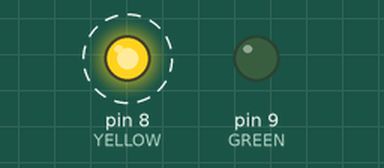
This sketch was run on a simulated Arduino Uno, built with avr-gcc and run on an emulated ATmega328P. On the bench: output pins drawn as LEDs (lit = HIGH). Dashed ring = blinking.

Above: at 0.1 s.
Timing chart, 0 to 40.0 s (numbered marks = the images above):
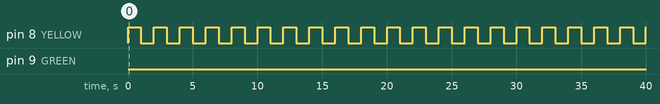

Measured:
- by itself, pin 8 (YELLOW): alternates HIGH for 1.0 s and LOW for 1.0 s

The sketch:

bit-banging2.ino
```cpp
const uint8_t YELLOW = 0; //8
const uint8_t GREEN = 1; //9

volatile uint8_t seconds = 0;
volatile bool pb0State = false; // start with false
volatile bool pb1State = false;

void setup()
{
  DDRB |= (1 << YELLOW) | (1 << GREEN); // set as output
  PORTB &= ~((1 << YELLOW) | (1 << GREEN)); //turn off
  noInterrupts();

  TCCR1A = 0;
  TCCR1B = 0;
  TCNT1 = 0;

  TCCR1B |= (1 << WGM12); // CTC mode

  OCR1A = 15624; // 1Hz

  TIMSK1 |= (1 << OCIE1A); // enable timer1 compare inter
  TCCR1B |= (1 << CS12) | (1 << CS10); // prescaler 1024

  interrupts();
}


void loop()
{
  delay(10);
}


ISR(TIMER1_COMPA_vect)
{
  // toggling yello
  pb0State = !pb0State;
  if (pb0State) PORTB |= (1 << YELLOW);
  else PORTB &= ~(1 << YELLOW);

  seconds++;
  if (seconds >= 60)
  {
    // toggling green
    pb1State = !pb1State;
    if (pb1State) PORTB |= (1 << GREEN);
    else PORTB &= ~(1 << GREEN);
    seconds = 0;
  }

}
```
